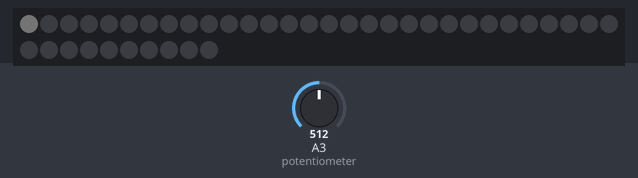
A sketch run on a simulated Arduino Uno, built with avr-gcc and run on an emulated ATmega328P. Shown: 40 RGB LEDs in strip order, left to right, continuing on the next row. Inputs (shaded band) come from the test bench; at power-on: A3 (potentiometer) = 512. Dim RGB values are drawn brighter than linear; random numbers use the default seed unless the sketch sets one.

Above: at 14.7 s.
14.8 s: A3 (potentiometer) set to 1015
16.5 s: A3 (potentiometer) set to 1023
At 17.2 s:
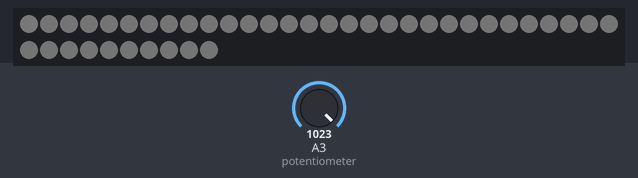
18.1 s: A3 (potentiometer) set to 900
At 19.4 s:
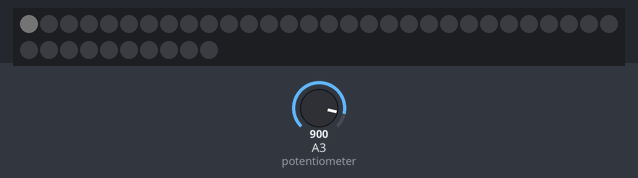
19.8 s: A3 (potentiometer) set to 500
22.2 s: A3 (potentiometer) set to 475
Timing chart, 0 to 25.2 s (numbered marks = the images above; inputs shaded):
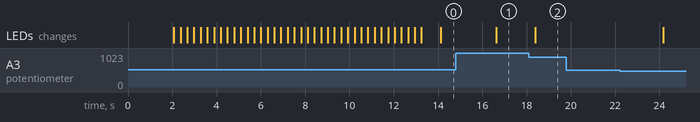

Measured:
- the behaviour switches between 1022 and 1023 on A3 (potentiometer) (found by bisection; images 0 and 1)
- after the input at 14.8 s, every drawn part: stays the same
- after the input at 16.5 s, the LEDs: change after 0.13 s (image 1)
- after the input at 18.1 s, the LEDs: change after 0.29 s (image 2)
- after the input at 19.8 s, every drawn part: stays the same

The sketch:

notflix_2016-07-08_v02.ino
```cpp
// notflix_2016-06-10_v01
//
// From the "fake-tv-light-for-engineers" project and sketch by Adafruit's Phillip Burgess, 2016-05-12
//
//   modified 2016-06-10 and 2016-07-08 by Cedar Grove Maker Studios
//   added initial and exit scrolling title, two-hour timer, and analog brightness control (Analog Input A3)
//
//   Sketch uses 31,572 bytes (97%) of program storage space. Maximum is 32,256 bytes.
//   Global variables use 102 bytes (4%) of dynamic memory, leaving 1,946 bytes for local variables. Maximum is 2,048 bytes.
//

#include <Adafruit_NeoPixel.h>
#include "data.h" // Output of Python script

#define NUM_LEDS 40
#define PIN       6
Adafruit_NeoPixel strip = Adafruit_NeoPixel(NUM_LEDS, PIN, NEO_GRB);

#define  numPixels (sizeof(colors) / sizeof(colors[0]))
uint32_t pixelNum;
uint16_t pr = 0, pg = 0, pb = 0; // Prev R, G, B
uint8_t notflix [47] = {0,0,0,0,0,0,0,0,31,2,4,31,0,14,17,14,0,1,31,1,0,31,5,1,0,31,16,16,0,17,31,17,0,17,10,4,10,17,0,0,0,0,0,0,0,0,0};

void setup() {
  uint16_t i, j ;

  strip.begin();
  randomSeed(analogRead(A0));
  pixelNum = random(numPixels); // Begin at random point

  disp_notflix();

}

void loop() {
  uint32_t totalTime, fadeTime, holdTime, startTime, elapsed;
  uint16_t nr, ng, nb, r, g, b, i, j;
  uint8_t  hi, lo, r8, g8, b8, frac;

  strip.setBrightness(map(analogRead(A3),0,1023,11,255));    // set brightness from potentiometer

  // Read next 16-bit (5/6/5) color
  hi = pgm_read_byte(&colors[pixelNum * 2    ]);
  lo = pgm_read_byte(&colors[pixelNum * 2 + 1]);
  if(++pixelNum >= numPixels) pixelNum = 0;

  // Expand to 24-bit (8/8/8)
  r8 = (hi & 0xF8) | (hi >> 5);
  g8 = (hi << 5) | ((lo & 0xE0) >> 3) | ((hi & 0x06) >> 1);
  b8 = (lo << 3) | ((lo & 0x1F) >> 2);
  // Apply gamma correction, further expand to 16/16/16
  nr = (uint8_t)pgm_read_byte(&gamma8[r8]) * 257; // New R/G/B
  ng = (uint8_t)pgm_read_byte(&gamma8[g8]) * 257;
  nb = (uint8_t)pgm_read_byte(&gamma8[b8]) * 257;

  totalTime = random(250, 2500);    // Semi-random pixel-to-pixel time
  fadeTime  = random(0, totalTime); // Pixel-to-pixel transition time
  if(random(10) < 3) fadeTime = 0;  // Force scene cut 30% of time
  holdTime  = totalTime - fadeTime; // Non-transition time

  startTime = millis();
  for(;;) {
    elapsed = millis() - startTime;
    if(elapsed >= fadeTime) elapsed = fadeTime;
    if(fadeTime) {
      r = map(elapsed, 0, fadeTime, pr, nr); // 16-bit interp
      g = map(elapsed, 0, fadeTime, pg, ng);
      b = map(elapsed, 0, fadeTime, pb, nb);
    } else { // Avoid divide-by-zero in map()
      r = nr;
      g = ng;
      b = nb;
    }
    for(i=0; i<NUM_LEDS; i++) {
      r8   = r >> 8; // Quantize to 8-bit
      g8   = g >> 8;
      b8   = b >> 8;
      frac = (i << 8) / NUM_LEDS; // LED index scaled to 0-255
      if((r8 < 255) && ((r & 0xFF) >= frac)) r8++; // Boost some fraction
      if((g8 < 255) && ((g & 0xFF) >= frac)) g8++; // of LEDs to handle
      if((b8 < 255) && ((b & 0xFF) >= frac)) b8++; // interp > 8bit
      strip.setPixelColor(i, r8, g8, b8);
    }
    strip.show();
    if(elapsed >= fadeTime) break;
  }
  delay(holdTime);

  pr = nr; // Prev RGB = new RGB
  pg = ng;
  pb = nb;

  // darken display after two hours (7200000ms) and wait for reset
  if(millis() > 7200000) {
    while (true) {
      strip.setBrightness(255);    // re-set brightness to initial default
      disp_notflix();
    }
  }
}

// display NOTFLIX graphic on startup screen
void disp_notflix() {

  for (int i=0; i<NUM_LEDS; i++) {  // wipe screen to dark
    strip.setPixelColor(i,0,0,0);
    strip.show();
    delay(50);
  }

  for (int i=1; i<47-8; i++) {
    for (int j=0; j<8; j++)  {

      // display rolling graphic
      if (notflix[i+j]& 1) strip.setPixelColor(j   ,0,8,0);
      else                 strip.setPixelColor(j   ,0,0,0);

      if (notflix[i+j]& 2) strip.setPixelColor(j+ 8,0,8,0);
      else                 strip.setPixelColor(j+ 8,0,0,0);

      if (notflix[i+j]& 4) strip.setPixelColor(j+16,0,8,0);
      else                 strip.setPixelColor(j+16,0,0,0);

      if (notflix[i+j]& 8) strip.setPixelColor(j+24,0,8,0);
      else                 strip.setPixelColor(j+24,0,0,0);

      if (notflix[i+j]&16) strip.setPixelColor(j+32,0,8,0);
      else                 strip.setPixelColor(j+32,0,0,0);
    }
    strip.show();
    delay(300);
  }
}
```

Source omitted: data.h (data table, 161966 bytes)
